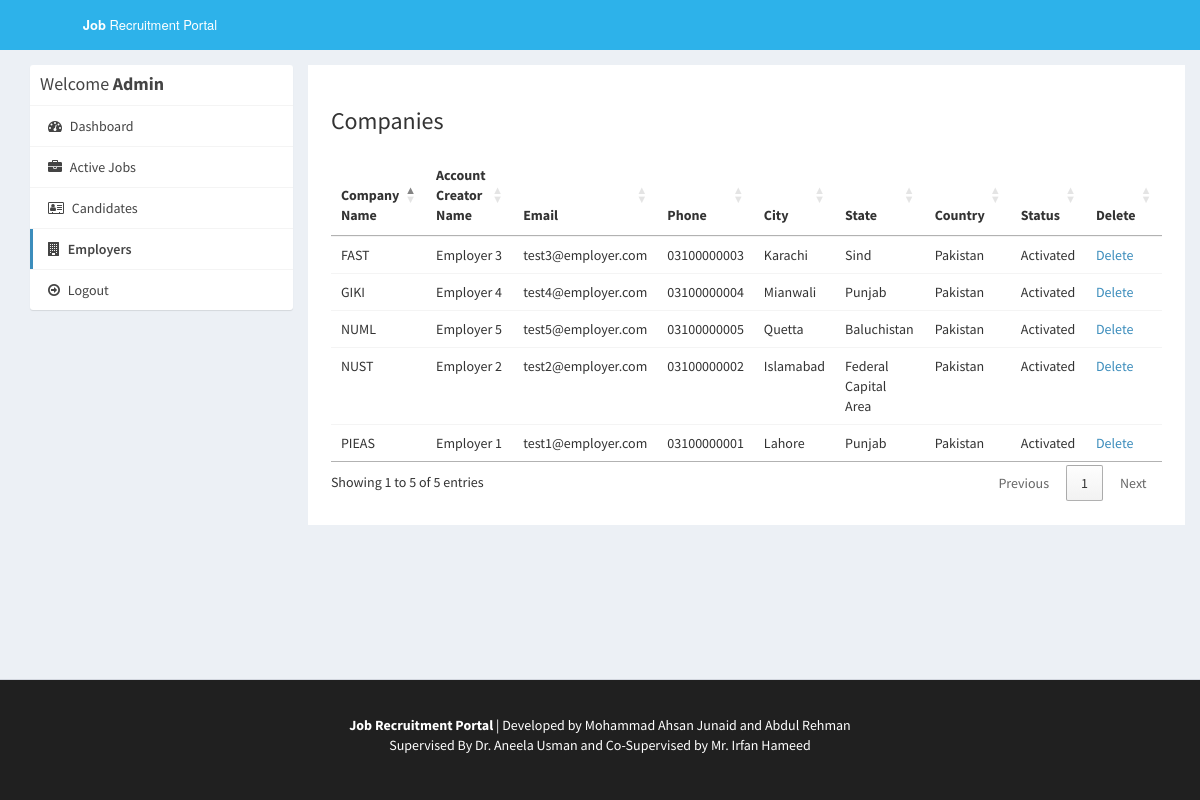
/admin/companies.php (signed in), run on the app's committed database.
### tables this page shows
CREATE TABLE `company` (
  `id_company` int(11) NOT NULL,
  `name` varchar(255) NOT NULL,
  `companyname` varchar(255) NOT NULL,
  `country` varchar(255) NOT NULL,
  `state` varchar(255) NOT NULL,
  `city` varchar(255) NOT NULL,
  `contactno` varchar(255) NOT NULL,
  `website` varchar(255) NOT NULL,
  `email` varchar(255) NOT NULL,
  `password` varchar(255) NOT NULL,
  `aboutme` varchar(255) DEFAULT NULL,
  `logo` varchar(255) NOT NULL,
  `createdAt` timestamp NOT NULL DEFAULT current_timestamp(),
  `active` int(11) NOT NULL DEFAULT 2
);

### admin/companies.php (the view, shortened to what this page needs)
<?php
require_once("../db.php");
?>
<!DOCTYPE html>
<html>
<head>
  <link rel="stylesheet" href="https://cdnjs.cloudflare.com/ajax/libs/twitter-bootstrap/3.3.7/css/bootstrap.min.css">
  <link rel="stylesheet" href="https://cdnjs.cloudflare.com/ajax/libs/font-awesome/4.7.0/css/font-awesome.min.css">
  <link rel="stylesheet" href="https://cdnjs.cloudflare.com/ajax/libs/ionicons/2.0.1/css/ionicons.min.css">
  <link rel="stylesheet" href="https://cdn.datatables.net/1.10.15/css/jquery.dataTables.min.css">
  <link rel="stylesheet" href="../css/AdminLTE.min.css">
  <link rel="stylesheet" href="../css/_all-skins.min.css">
  <link rel="stylesheet" href="../css/custom.css">
</head>
<body class="hold-transition skin-green sidebar-mini">
<div class="wrapper">
  <header class="main-header">
    <a href="index.php" class="logo logo-bg">
      <span class="logo-lg"><b>Job</b> Recruitment Portal</span>
    </a>
    <nav class="navbar navbar-static-top">
    </nav>
  </header>
  <div class="content-wrapper" style="margin-left: 0px;">
    <section id="candidates" class="content-header">
      <div class="container">
        <div class="row">
          <div class="col-md-3">
            <div class="box box-solid">
              <div class="box-header with-border">
                <h3 class="box-title">Welcome <b>Admin</b></h3>
              </div>
              <div class="box-body no-padding">
                <ul class="nav nav-pills nav-stacked">
                  <li><a href="dashboard.php"><i class="fa fa-dashboard"></i> Dashboard</a></li>
                  <li><a href="active-jobs.php"><i class="fa fa-briefcase"></i> Active Jobs</a></li>
                  <li><a href="applications.php"><i class="fa fa-address-card-o"></i> Candidates</a></li>
                  <li class="active"><a href="companies.php"><i class="fa fa-building"></i> Employers</a></li>
                  <li><a href="../logout.php"><i class="fa fa-arrow-circle-o-right"></i> Logout</a></li>
                </ul>
              </div>
            </div>
          </div>
          <div class="col-md-9 bg-white padding-2">
            <h3>Companies</h3>
            <div class="row margin-top-20">
              <div class="col-md-12">
                <div class="box-body table-responsive no-padding">
                  <table id="example2" class="table table-hover">
                    <thead>
                      <th>Company Name</th>
                      <th>Account Creator Name</th>
                      <th>Email</th>
                      <th>Phone</th>
                      <th>City</th>
                      <th>State</th>
                      <th>Country</th>
                      <th>Status</th>
                      <th>Delete</th>
                    </thead>
                    <tbody>
                      <?php
                      $sql = "SELECT * FROM company";
                      $result = $conn->query($sql);
                      if($result->num_rows > 0) {
                        while($row = $result->fetch_assoc()) {
                      ?>
                      <tr>
                        <td><?php echo $row['companyname']; ?></td>
                        <td><?php echo $row['name']; ?></td>
                        <td><?php echo $row['email']; ?></td>
                        <td><?php echo $row['contactno']; ?></td>
                        <td><?php echo $row['city']; ?></td>
                        <td><?php echo $row['state']; ?></td>
                        <td><?php echo $row['country']; ?></td>
                        <td>
                        <?php
                          if($row['active'] == '1') {
                            echo "Activated";
                          } else if($row['active'] == '2') {
                            ?>
                            <a href="reject-company.php?id=<?php echo $row['id_company']; ?>">Reject</a> <a href="approve-company.php?id=<?php echo $row['id_company']; ?>">Approve</a>
                            <?php
                          } else if ($row['active'] == '3') {
                            ?>
                              <a href="approve-company.php?id=<?php echo $row['id_company']; ?>">Reactivate</a>
                            <?php
                          } else if($row['active'] == '0') {
                            echo "Rejected";
                          }
                        ?>
                        </td>
                        <td><a href="delete-company.php?id=<?php echo $row['id_company']; ?>">Delete</a></td>
                      </tr>
                     <?php
                        }
                      }
                    ?>
                    </tbody>
                  </table>
                </div>
              </div>
            </div>
          </div>
        </div>
      </div>
    </section>
  </div>
  <footer class="main-footer" style="margin-left: 0px; color : #fff;  background-color:#202020;">
    <div class="container"  style="text-align: center">
		<div>
            <br>
			<p><b>Job Recruitment Portal</b> | Developed by Mohammad Ahsan Junaid and Abdul Rehman <br> Supervised By Dr. Aneela Usman and Co-Supervised by Mr. Irfan Hameed</p>
            <br>
		</div>
	</div>
  </footer>
</div>
</body>
</html>

### css/custom.css (style rules this page uses)
.logo-bg { background-color: #2db2ea !important; }
.margin-top-20 { margin-top: 20px; }
.padding-2 { padding: 2%; }
.bg-white { background-color: #fff; }

### data on the page
company: companyname "PIEAS", name "Employer 1", email "test1@employer.com", contactno "03100000001", city "Lahore", state "Punjab", country "Pakistan", active "Activated"
company: companyname "NUST", name "Employer 2", email "test2@employer.com", contactno "03100000002", city "Islamabad", state "Federal Capital Area", country "Pakistan", active "Activated"
company: companyname "FAST", name "Employer 3", email "test3@employer.com", contactno "03100000003", city "Karachi", state "Sind", country "Pakistan", active "Activated"
company: companyname "GIKI", name "Employer 4", email "test4@employer.com", contactno "03100000004", city "Mianwali", state "Punjab", country "Pakistan", active "Activated"
company: companyname "NUML", name "Employer 5", email "test5@employer.com", contactno "03100000005", city "Quetta", state "Baluchistan", country "Pakistan", active "Activated"
